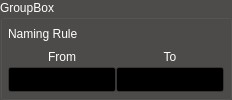
      <widget class="QGroupBox" name="groupBox">
       <property name="sizePolicy">
        <sizepolicy hsizetype="Expanding" vsizetype="Minimum">
         <horstretch>0</horstretch>
         <verstretch>0</verstretch>
        </sizepolicy>
       </property>
       <property name="palette">
        <palette>
         <active>
          <colorrole role="WindowText">
           <brush brushstyle="SolidPattern">
            <color alpha="255">
             <red>255</red>
             <green>255</green>
             <blue>255</blue>
            </color>
           </brush>
          </colorrole>
          <colorrole role="Button">
           <brush brushstyle="SolidPattern">
            <color alpha="255">
             <red>77</red>
             <green>76</green>
             <blue>74</blue>
            </color>
           </brush>
          </colorrole>
          <colorrole role="Light">
           <brush brushstyle="SolidPattern">
            <color alpha="255">
             <red>115</red>
             <green>114</green>
             <blue>111</blue>
            </color>
           </brush>
          </colorrole>
          <colorrole role="Midlight">
           <brush brushstyle="SolidPattern">
            <color alpha="255">
             <red>96</red>
             <green>95</green>
             <blue>92</blue>
            </color>
           </brush>
          </colorrole>
          <colorrole role="Dark">
           <brush brushstyle="SolidPattern">
            <color alpha="255">
             <red>38</red>
             <green>38</green>
             <blue>37</blue>
            </color>
           </brush>
          </colorrole>
          <colorrole role="Mid">
           <brush brushstyle="SolidPattern">
            <color alpha="255">
             <red>51</red>
             <green>50</green>
             <blue>49</blue>
            </color>
           </brush>
          </colorrole>
          <colorrole role="Text">
           <brush brushstyle="SolidPattern">
            <color alpha="255">
             <red>255</red>
             <green>255</green>
             <blue>255</blue>
            </color>
           </brush>
          </colorrole>
          <colorrole role="BrightText">
           <brush brushstyle="SolidPattern">
            <color alpha="255">
             <red>255</red>
             <green>255</green>
             <blue>255</blue>
            </color>
           </brush>
          </colorrole>
          <colorrole role="ButtonText">
           <brush brushstyle="SolidPattern">
            <color alpha="255">
             <red>255</red>
             <green>255</green>
             <blue>255</blue>
            </color>
           </brush>
          </colorrole>
          <colorrole role="Base">
           <brush brushstyle="SolidPattern">
            <color alpha="255">
             <red>0</red>
             <green>0</green>
             <blue>0</blue>
            </color>
           </brush>
          </colorrole>
          <colorrole role="Window">
           <brush brushstyle="SolidPattern">
            <color alpha="255">
             <red>77</red>
             <green>76</green>
             <blue>74</blue>
            </color>
           </brush>
          </colorrole>
          <colorrole role="Shadow">
           <brush brushstyle="SolidPattern">
            <color alpha="255">
             <red>0</red>
             <green>0</green>
             <blue>0</blue>
            </color>
           </brush>
          </colorrole>
          <colorrole role="AlternateBase">
           <brush brushstyle="SolidPattern">
            <color alpha="255">
             <red>38</red>
             <green>38</green>
             <blue>37</blue>
            </color>
           </brush>
          </colorrole>
          <colorrole role="ToolTipBase">
           <brush brushstyle="SolidPattern">
            <color alpha="255">
             <red>255</red>
             <green>255</green>
             <blue>220</blue>
            </color>
           </brush>
          </colorrole>
          <colorrole role="ToolTipText">
           <brush brushstyle="SolidPattern">
            <color alpha="255">
             <red>0</red>
             <green>0</green>
             <blue>0</blue>
            </color>
           </brush>
          </colorrole>
         </active>
         <inactive>
          <colorrole role="WindowText">
           <brush brushstyle="SolidPattern">
            <color alpha="255">
             <red>255</red>
             <green>255</green>
             <blue>255</blue>
            </color>
           </brush>
          </colorrole>
          <colorrole role="Button">
           <brush brushstyle="SolidPattern">
            <color alpha="255">
             <red>77</red>
             <green>76</green>
             <blue>74</blue>
            </color>
           </brush>
          </colorrole>
          <colorrole role="Light">
           <brush brushstyle="SolidPattern">
            <color alpha="255">
             <red>115</red>
             <green>114</green>
             <blue>111</blue>
            </color>
           </brush>
          </colorrole>
          <colorrole role="Midlight">
           <brush brushstyle="SolidPattern">
            <color alpha="255">
             <red>96</red>
             <green>95</green>
             <blue>92</blue>
            </color>
           </brush>
          </colorrole>
          <colorrole role="Dark">
           <brush brushstyle="SolidPattern">
            <color alpha="255">
             <red>38</red>
             <green>38</green>
             <blue>37</blue>
            </color>
           </brush>
          </colorrole>
          <colorrole role="Mid">
           <brush brushstyle="SolidPattern">
            <color alpha="255">
             <red>51</red>
             <green>50</green>
             <blue>49</blue>
            </color>
           </brush>
          </colorrole>
          <colorrole role="Text">
           <brush brushstyle="SolidPattern">
            <color alpha="255">
             <red>255</red>
             <green>255</green>
             <blue>255</blue>
            </color>
           </brush>
          </colorrole>
          <colorrole role="BrightText">
           <brush brushstyle="SolidPattern">
            <color alpha="255">
             <red>255</red>
             <green>255</green>
             <blue>255</blue>
            </color>
           </brush>
          </colorrole>
          <colorrole role="ButtonText">
           <brush brushstyle="SolidPattern">
            <color alpha="255">
             <red>255</red>
             <green>255</green>
             <blue>255</blue>
            </color>
           </brush>
          </colorrole>
          <colorrole role="Base">
           <brush brushstyle="SolidPattern">
            <color alpha="255">
             <red>0</red>
             <green>0</green>
             <blue>0</blue>
            </color>
           </brush>
          </colorrole>
          <colorrole role="Window">
           <brush brushstyle="SolidPattern">
            <color alpha="255">
             <red>77</red>
             <green>76</green>
             <blue>74</blue>
            </color>
           </brush>
          </colorrole>
          <colorrole role="Shadow">
           <brush brushstyle="SolidPattern">
            <color alpha="255">
             <red>0</red>
             <green>0</green>
             <blue>0</blue>
            </color>
           </brush>
          </colorrole>
          <colorrole role="AlternateBase">
           <brush brushstyle="SolidPattern">
            <color alpha="255">
             <red>38</red>
             <green>38</green>
             <blue>37</blue>
            </color>
           </brush>
          </colorrole>
          <colorrole role="ToolTipBase">
           <brush brushstyle="SolidPattern">
            <color alpha="255">
             <red>255</red>
             <green>255</green>
             <blue>220</blue>
            </color>
           </brush>
          </colorrole>
          <colorrole role="ToolTipText">
           <brush brushstyle="SolidPattern">
            <color alpha="255">
             <red>0</red>
             <green>0</green>
             <blue>0</blue>
            </color>
           </brush>
          </colorrole>
         </inactive>
         <disabled>
          <colorrole role="WindowText">
           <brush brushstyle="SolidPattern">
            <color alpha="255">
             <red>38</red>
             <green>38</green>
             <blue>37</blue>
            </color>
           </brush>
          </colorrole>
          <colorrole role="Button">
           <brush brushstyle="SolidPattern">
            <color alpha="255">
             <red>77</red>
             <green>76</green>
             <blue>74</blue>
            </color>
           </brush>
          </colorrole>
          <colorrole role="Light">
           <brush brushstyle="SolidPattern">
            <color alpha="255">
             <red>115</red>
             <green>114</green>
             <blue>111</blue>
            </color>
           </brush>
          </colorrole>
          <colorrole role="Midlight">
           <brush brushstyle="SolidPattern">
            <color alpha="255">
             <red>96</red>
             <green>95</green>
             <blue>92</blue>
            </color>
           </brush>
          </colorrole>
          <colorrole role="Dark">
           <brush brushstyle="SolidPattern">
            <color alpha="255">
             <red>38</red>
             <green>38</green>
             <blue>37</blue>
            </color>
           </brush>
          </colorrole>
          <colorrole role="Mid">
           <brush brushstyle="SolidPattern">
            <color alpha="255">
             <red>51</red>
             <green>50</green>
             <blue>49</blue>
            </color>
           </brush>
          </colorrole>
          <colorrole role="Text">
           <brush brushstyle="SolidPattern">
            <color alpha="255">
             <red>38</red>
             <green>38</green>
             <blue>37</blue>
            </color>
           </brush>
          </colorrole>
          <colorrole role="BrightText">
           <brush brushstyle="SolidPattern">
            <color alpha="255">
             <red>255</red>
             <green>255</green>
             <blue>255</blue>
            </color>
           </brush>
          </colorrole>
          <colorrole role="ButtonText">
           <brush brushstyle="SolidPattern">
            <color alpha="255">
             <red>38</red>
             <green>38</green>
             <blue>37</blue>
            </color>
           </brush>
          </colorrole>
          <colorrole role="Base">
           <brush brushstyle="SolidPattern">
            <color alpha="255">
             <red>77</red>
             <green>76</green>
             <blue>74</blue>
            </color>
           </brush>
          </colorrole>
          <colorrole role="Window">
           <brush brushstyle="SolidPattern">
            <color alpha="255">
             <red>77</red>
             <green>76</green>
             <blue>74</blue>
            </color>
           </brush>
          </colorrole>
          <colorrole role="Shadow">
           <brush brushstyle="SolidPattern">
            <color alpha="255">
             <red>0</red>
             <green>0</green>
             <blue>0</blue>
            </color>
           </brush>
          </colorrole>
          <colorrole role="AlternateBase">
           <brush brushstyle="SolidPattern">
            <color alpha="255">
             <red>77</red>
             <green>76</green>
             <blue>74</blue>
            </color>
           </brush>
          </colorrole>
          <colorrole role="ToolTipBase">
           <brush brushstyle="SolidPattern">
            <color alpha="255">
             <red>255</red>
             <green>255</green>
             <blue>220</blue>
            </color>
           </brush>
          </colorrole>
          <colorrole role="ToolTipText">
           <brush brushstyle="SolidPattern">
            <color alpha="255">
             <red>0</red>
             <green>0</green>
             <blue>0</blue>
            </color>
           </brush>
          </colorrole>
         </disabled>
        </palette>
       </property>
       <property name="autoFillBackground">
        <bool>true</bool>
       </property>
       <property name="title">
        <string>GroupBox</string>
       </property>
       <layout class="QVBoxLayout" name="verticalLayout_5">
        <property name="spacing">
         <number>0</number>
        </property>
        <property name="sizeConstraint">
         <enum>QLayout::SetMinimumSize</enum>
        </property>
        <property name="margin">
         <number>5</number>
        </property>
        <item>
         <widget class="QLabel" name="label">
          <property name="sizePolicy">
           <sizepolicy hsizetype="Preferred" vsizetype="Fixed">
            <horstretch>0</horstretch>
            <verstretch>0</verstretch>
           </sizepolicy>
          </property>
          <property name="maximumSize">
           <size>
            <width>16777215</width>
            <height>20</height>
           </size>
          </property>
          <property name="text">
           <string>Naming Rule</string>
          </property>
         </widget>
        </item>
        <item>
         <layout class="QGridLayout" name="gridLayout">
          <item row="0" column="1">
           <widget class="QLabel" name="label_4">
            <property name="minimumSize">
             <size>
              <width>0</width>
              <height>25</height>
             </size>
            </property>
            <property name="maximumSize">
             <size>
              <width>16777215</width>
              <height>20</height>
             </size>
            </property>
            <property name="text">
             <string>To</string>
            </property>
            <property name="alignment">
             <set>Qt::AlignCenter</set>
            </property>
           </widget>
          </item>
          <item row="0" column="0">
           <widget class="QLabel" name="label_3">
            <property name="minimumSize">
             <size>
              <width>0</width>
              <height>25</height>
             </size>
            </property>
            <property name="maximumSize">
             <size>
              <width>16777215</width>
              <height>20</height>
             </size>
            </property>
            <property name="text">
             <string>From</string>
            </property>
            <property name="alignment">
             <set>Qt::AlignCenter</set>
            </property>
           </widget>
          </item>
          <item row="2" column="0">
           <widget class="QLineEdit" name="le_rename_from">
            <property name="minimumSize">
             <size>
              <width>0</width>
              <height>25</height>
             </size>
            </property>
            <property name="maximumSize">
             <size>
              <width>16777215</width>
              <height>25</height>
             </size>
            </property>
            <property name="palette">
             <palette>
              <active>
               <colorrole role="Text">
                <brush brushstyle="SolidPattern">
                 <color alpha="255">
                  <red>0</red>
                  <green>0</green>
                  <blue>0</blue>
                 </color>
                </brush>
               </colorrole>
              </active>
              <inactive>
               <colorrole role="Text">
                <brush brushstyle="SolidPattern">
                 <color alpha="255">
                  <red>0</red>
                  <green>0</green>
                  <blue>0</blue>
                 </color>
                </brush>
               </colorrole>
              </inactive>
              <disabled>
               <colorrole role="Text">
                <brush brushstyle="SolidPattern">
                 <color alpha="255">
                  <red>38</red>
                  <green>38</green>
                  <blue>37</blue>
                 </color>
                </brush>
               </colorrole>
              </disabled>
             </palette>
            </property>
            <property name="text">
             <string/>
            </property>
            <property name="maxLength">
             <number>64</number>
            </property>
            <property name="frame">
             <bool>true</bool>
            </property>
            <property name="alignment">
             <set>Qt::AlignCenter</set>
            </property>
            <property name="placeholderText">
             <string>Rename Rule</string>
            </property>
           </widget>
          </item>
          <item row="2" column="1">
           <widget class="QLineEdit" name="le_rename_to">
            <property name="minimumSize">
             <size>
              <width>0</width>
              <height>25</height>
             </size>
            </property>
            <property name="maximumSize">
             <size>
              <width>16777215</width>
              <height>25</height>
             </size>
            </property>
            <property name="palette">
             <palette>
              <active>
               <colorrole role="Text">
                <brush brushstyle="SolidPattern">
                 <color alpha="255">
                  <red>0</red>
                  <green>0</green>
                  <blue>0</blue>
                 </color>
                </brush>
               </colorrole>
              </active>
              <inactive>
               <colorrole role="Text">
                <brush brushstyle="SolidPattern">
                 <color alpha="255">
                  <red>0</red>
                  <green>0</green>
                  <blue>0</blue>
                 </color>
                </brush>
               </colorrole>
              </inactive>
              <disabled>
               <colorrole role="Text">
                <brush brushstyle="SolidPattern">
                 <color alpha="255">
                  <red>38</red>
                  <green>38</green>
                  <blue>37</blue>
                 </color>
                </brush>
               </colorrole>
              </disabled>
             </palette>
            </property>
            <property name="maxLength">
             <number>64</number>
            </property>
            <property name="frame">
             <bool>true</bool>
            </property>
            <property name="alignment">
             <set>Qt::AlignCenter</set>
            </property>
            <property name="placeholderText">
             <string>Rename Rule</string>
            </property>
           </widget>
          </item>
         </layout>
        </item>
       </layout>
      </widget>
